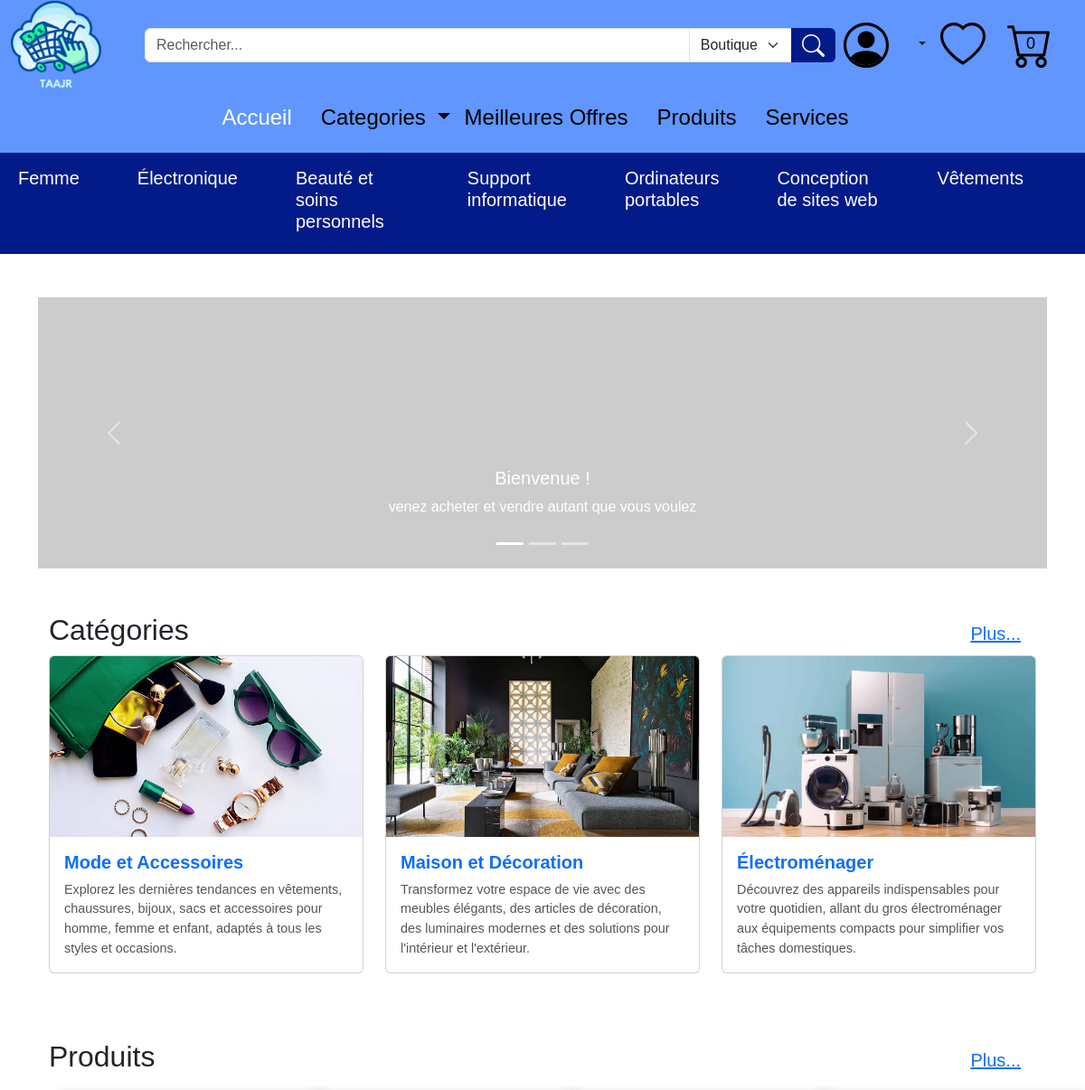
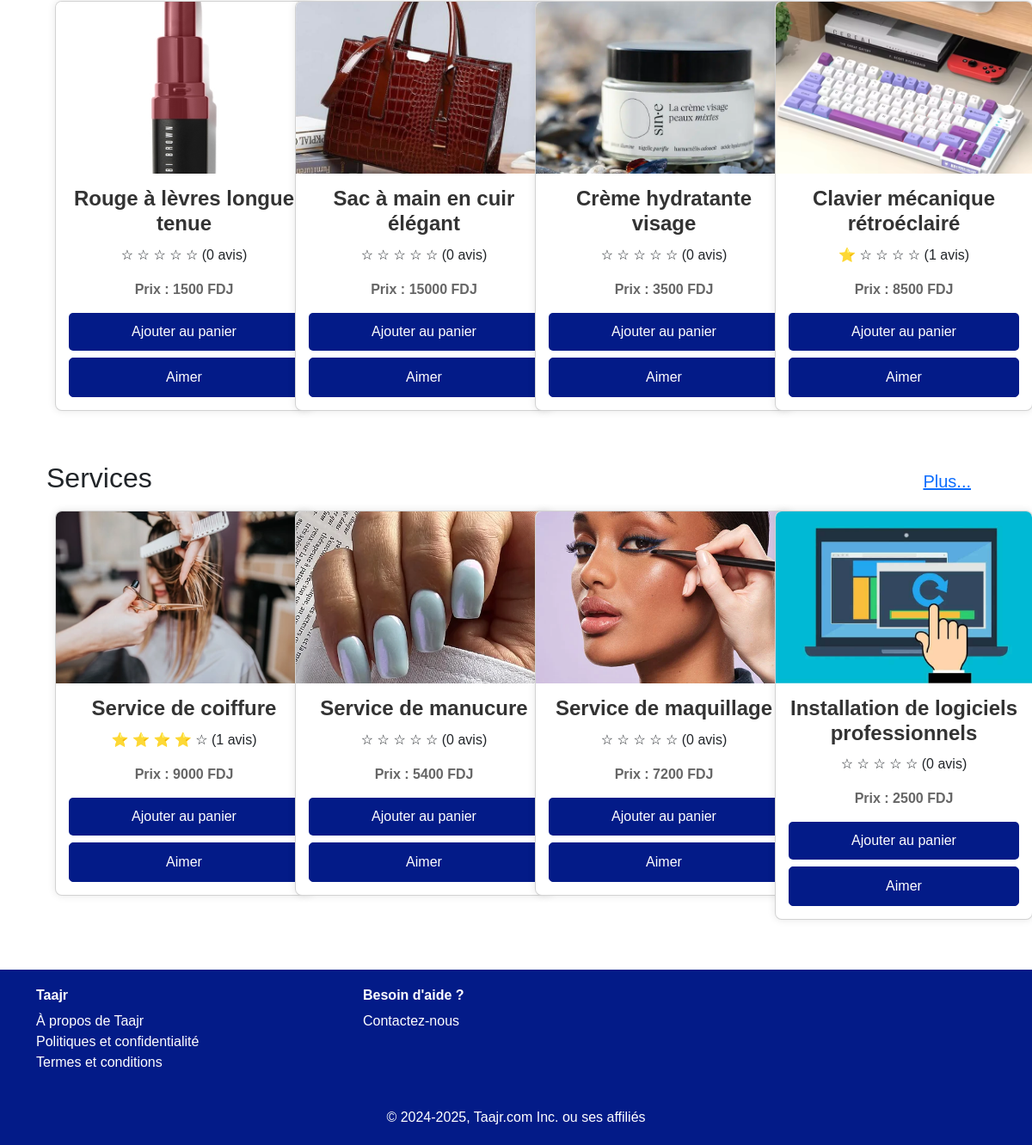
The page / on the database its author committed (2 pictures, top to bottom).
### tables this page shows
CREATE TABLE "categorie" (
    ID_cat INTEGER PRIMARY KEY AUTOINCREMENT,
    nom_cat CHAR(50)
, description CHAR(255), image CHAR(100));

CREATE TABLE "offre" (
    ID_off INTEGER PRIMARY KEY AUTOINCREMENT,
    libelle_off CHAR(50),
    description_off CHAR(50),
    quantite_en_stock INTEGER,
    prix_off INTEGER,
    date_off DATE DEFAULT (date('now', 'localtime')),
    type_off CHAR(50),
    ID_uti INTEGER, image_off CHAR(50),
    FOREIGN KEY (ID_uti) REFERENCES "utilisateur"(ID_uti)
);

### app.py (the view)
@app.route('/')
def index():
    offers_products = db.execute("""
        SELECT offre.*,
               COUNT(avis.ID_avis) AS reviews_count,
               COALESCE(AVG(avis.Etoiles), 0) AS avg_stars
        FROM offre
        LEFT JOIN avis ON offre.ID_off = avis.ID_off
        WHERE type_off = 'Produit'
        GROUP BY offre.ID_off
        LIMIT 4
    """)
    offers_services = db.execute("""
        SELECT offre.*,
               COUNT(avis.ID_avis) AS reviews_count,
               COALESCE(AVG(avis.Etoiles), 0) AS avg_stars
        FROM offre
        LEFT JOIN avis ON offre.ID_off = avis.ID_off
        WHERE type_off = 'Service'
        GROUP BY offre.ID_off
        LIMIT 4
    """)
    categories = db.execute("""
        SELECT ID_cat, nom_cat, description, image
        FROM categorie
        LIMIT 3
    """)
    return render_template("index.html", offers_products=offers_products, offers_services=offers_services, Categories=categories)

### templates/index.html (shortened to what this page needs)
{% extends "layout.html" %}
{% block content %}
  <div id="mainCarousel" class="carousel slide" data-bs-ride="carousel">
    <div class="carousel-indicators">
      <button type="button" data-bs-target="#mainCarousel" data-bs-slide-to="0" class="active" aria-current="true" aria-label="Slide 1"></button>
      <button type="button" data-bs-target="#mainCarousel" data-bs-slide-to="1" aria-label="Slide 2"></button>
      <button type="button" data-bs-target="#mainCarousel" data-bs-slide-to="2" aria-label="Slide 3"></button>
    </div>
    <div class="carousel-inner">
      <div class="carousel-item active">
        <img src="https://via.placeholder.com/1200x300/ffb6c1/333?text=Black+Friday+Week+21+nov+-+2+déc" class="d-block w-100" alt="Black Friday">
        <div class="carousel-caption d-none d-md-block">
          <h5>Bienvenue !</h5>
          <p>venez acheter et vendre autant que vous voulez</p>
        </div>
      </div>
    </div>
    <button class="carousel-control-prev" type="button" data-bs-target="#mainCarousel" data-bs-slide="prev">
      <span class="carousel-control-prev-icon" aria-hidden="true"></span>
    </button>
    <button class="carousel-control-next" type="button" data-bs-target="#mainCarousel" data-bs-slide="next">
      <span class="carousel-control-next-icon" aria-hidden="true"></span>
    </button>
  </div>
  <div class="container my-5">
    <div class="d-flex justify-content-between align-items-center">
      <h2>Catégories</h2>
      <a href="{{ url_for('Categories') }}" class="btn btn-link btn-lg">Plus...</a>
    </div>
    <div class="row">
      {% for category in Categories %}
      <div class="col-md-4">
        <div class="card mb-4">
          <a href="{{ url_for('category_offers', category_id=category.ID_cat) }}">
            <img src="/static/{{ category.image }}" class="card-img-top" alt="{{ category.nom_cat }}">
          </a>
          <div class="card-body">
            <h5 class="card-title">
              <a href="{{ url_for('category_offers', category_id=category.ID_cat) }}">{{ category.nom_cat }}</a>
            </h5>
            <p class="card-text">{{ category.description }}</p>
          </div>
        </div>
      </div>
      {% endfor %}
    </div>
    <div class="d-flex justify-content-between align-items-center mt-5">
        <h2>Produits</h2>
        <a href="{{ url_for('Produits') }}" class="btn btn-link btn-lg">Plus...</a>
      </div>
      <div class="row">
        {% for product in offers_products %}
        <div class="col-md-3">
          <a href="{{ url_for('offre_details', offre_id=product.ID_off) }}">
              <div class="card product-card">
                  <div class="card-img-top">
                      <img src="/static/{{ product.image_off }}" alt="Image de Produit" class="card-img-top">
                  </div>
                  <div class="card-body">
                      <h5 class="card-title">{{ product.libelle_off }}</h5>
                      <p class="rating">
                          {% for i in range(1,6) %}
                              {% if product.avg_stars >= i %}
                                  ⭐
                              {% elif product.avg_stars >= i - 0.5 %}
                                  ☆
                              {% else %}
                                  ☆
                              {% endif %}
                          {% endfor %}
                          ({{ product.reviews_count }} avis)
                      </p>
                      <p class="card-text fw-bold">Prix : {{ product.prix_off }}   FDJ</p>
                      {% if product.ID_off in cart_ids %}
                          <button class="btn btn-secondary" disabled>Dans le panier</button>
                      {% else %}
                          <form method="POST" action="{{ url_for('Ajouter_au_panier') }}">
                              <button type="submit" class="btn btn-primary">Ajouter au panier</button>
                          </form>
                      {% endif %}
                      {% if product.ID_off in favoris_ids %}
                          <form method="POST" action="{{ url_for('unlike_offer') }}">
                              <input type="hidden" name="offer_id" value="{{ product.ID_off }}">
                              <button type="submit" class="btn btn-danger mt-2">Retirer des favoris</button>
                          </form>
                      {% else %}
                          <form method="POST" action="{{ url_for('like_offer') }}">
                              <button type="submit" class="btn btn-outline-primary mt-2">Aimer</button>
                          </form>
                      {% endif %}
                  </div>
              </div>
          </a>
      </div>
        {% endfor %}
      </div>
<div class="d-flex justify-content-between align-items-center mt-5">
  <h2>Services</h2>
  <a href="{{ url_for('Services') }}" class="btn btn-link btn-lg">Plus...</a>
</div>
<div class="row">
  {% for service in offers_services %}
  <div class="col-md-3">
    <a href="{{ url_for('offre_details', offre_id=service.ID_off) }}">
        <div class="card product-card">
            <div class="card-img-top">
                <img src="/static/{{ service.image_off }}" alt="Image de Service" class="card-img-top">
            </div>
            <div class="card-body">
                <h5 class="card-title">{{ service.libelle_off }}</h5>
                <p class="rating">
                    {% for i in range(1, 6) %}
                        {% if service.avg_stars >= i %}
                            ⭐
                        {% elif service.avg_stars >= i - 0.5 %}
                            ☆
                        {% else %}
                            ☆
                        {% endif %}
                    {% endfor %}
                    ({{ service.reviews_count }} avis)
                </p>
                <p class="card-text fw-bold">Prix : {{ service.prix_off }}   FDJ</p>
                {% if service.ID_off in cart_ids %}
                    <button class="btn btn-secondary" disabled>Dans le panier</button>
                {% else %}
                    <form method="POST" action="{{ url_for('Ajouter_au_panier') }}">
                        <button type="submit" class="btn btn-primary">Ajouter au panier</button>
                    </form>
                {% endif %}
                {% if service.ID_off in favoris_ids %}
                    <form method="POST" action="{{ url_for('unlike_offer') }}">
                        <input type="hidden" name="offer_id" value="{{ service.ID_off }}">
                        <button type="submit" class="btn btn-danger mt-2">Retirer des favoris</button>
                    </form>
                {% else %}
                    <form method="POST" action="{{ url_for('like_offer') }}">
                        <button type="submit" class="btn btn-outline-primary mt-2">Aimer</button>
                    </form>
                {% endif %}
            </div>
        </div>
    </a>
  </div>
  {% endfor %}
</div>
  </div>
{% endblock %}

### templates/layout.html (shortened to what this page needs)
<!DOCTYPE html>
<html lang="fr">
<head>
  <link href="/static/bootstrap-5.3.3-dist/css/bootstrap.min.css" rel="stylesheet">
  <link rel="stylesheet" href="/static/style.css">
  <link rel="stylesheet" href="{{ url_for('static', filename='style.css') }}">
</head>
<body>
    <header>
        <div style="background-color: #6096FD;">
            <div class="container-fluid d-flex align-items-center">
              <a href="/"><img src="/static/Images/Taajr(1).png" width="100px" class="me-5"></a>
              <form action="{{ url_for('search') }}" method="GET" class="d-flex justify-content-center my-3" style="width: 65%;">
                <div class="input-group">
                    <input type="text" name="query" class="form-control" placeholder="Rechercher..." required>
                    <select name="category" class="form-select" style="max-width: 15%;">
                        <option value="boutique">Boutiques</option>
                    </select>
                    <button type="submit" class="btn btn-primary"  style="background-color: #031B88; border-color: #031B88;">
                        <img src="/static/Images/search.svg" width="25px" height="25px">
                    </button>
                </div>
              </form>
              <div class="d-flex align-items-center ms-auto">
                  <div class="dropdown">
                      <div class="dropdown-toggle" id="userDropdown" role="button" data-bs-toggle="dropdown" aria-expanded="false">
                          <img src="/static/Images/Maquette Taajr/person-circle.svg" width="50px" class="me-4">
                      </div>
                  </div>
                  <a href="/Favoris" class="ms-3">
                    <img src="/static/Images/Maquette Taajr/heart.svg" width="50px" class="me-4">
                  </a>
                  <a href="{{ url_for('Panier') }}" class="cart-icon">
                      <img src="/static/Images/Maquette Taajr/cart.svg" width="50px" class="me-4">
                      <span class="cart-count">{{ cart_ids|length }}</span>
                  </a>
              </div>
            </div>
        </div>
        <nav class="navbar navbar-expand-lg navbar-dark" style="background-color: #6096FD;">
            <div class="container">
                <div class="collapse navbar-collapse justify-content-center" id="navbarNav">
                    <h4>
                        <ul class="navbar-nav ms-auto">
                            <li class="nav-item me-3">
                                <a class="nav-link {% if request.path == '/' %}text-white{% else %}text-black{% endif %}" href="/">Accueil</a>
                            </li>
                            <li class="nav-item dropdown">
                                <a class="nav-link dropdown-toggle  {% if request.path == '/Categories' %}text-white{% else %}text-black{% endif %}" href="#" id="categoriesDropdown" role="button" data-bs-toggle="dropdown" aria-expanded="false">
                                    Categories
                                </a>
                            </li>
                            <li class="nav-item me-3">
                                <a class="nav-link {% if request.path == '/meilleure_offre' %}text-white{% else %}text-black{% endif %}" href="/meilleure_offre">Meilleures Offres</a>
                            </li>
                            <li class="nav-item me-3">
                                <a class="nav-link {% if request.path == '/Produits' %}text-white{% else %}text-black{% endif %}" href="/Produits">Produits</a>
                            </li>
                            <li class="nav-item me-3">
                                <a class="nav-link {% if request.path == '/Services' %}text-white{% else %}text-black{% endif %}" href="/Services">Services</a>
                            </li>
                        </ul>
                    </h4>
                </div>
            </div>
        </nav>
            <nav class="navbar navbar-expand-lg navbar-light" style="background-color: #031B88;">
                <div class="container-fluid">
                    <div class="collapse navbar-collapse justify-content-center" id="subNavbarNav">
                        <h5>
                            <ul class="navbar-nav mx-auto">
                                {% for category in top_categories %}
                                <li class="nav-item me-5">
                                  <a class="nav-link text-white" href="{{ url_for('category_offers', category_id=category.ID_cat) }}">{{ category.nom_cat }}</a>
                                </li>
                                {% endfor %}
                            </ul>
                        </h5>
                    </div>
                </div>
            </nav>
    </header>
    <main>
        <div class="container my-5">
            {% block content %}
            {% endblock %}
        </div>
    </main>
    <footer class="footer text-white" style="background-color: #031B88;">
        <div class="container">
          <div class="row">
            <div class="col-md-4">
              <h6 class="fw-bold">Taajr</h6>
              <ul class="list-unstyled">
                <li><a href="/a_propos" class="text-white text-decoration-none">À propos de Taajr</a></li>
                <li><a href="/politique" class="text-white text-decoration-none">Politiques et confidentialité</a></li>
                <li><a href="/termes" class="text-white text-decoration-none">Termes et conditions</a></li>
              </ul>
            </div>
            <div class="col-md-4">
              <h6 class="fw-bold">Besoin d'aide ?</h6>
              <ul class="list-unstyled">
                <li><a href="/Contactez-nous" class="text-white text-decoration-none">Contactez-nous</a></li>
              </ul>
            </div>
          </div>
          <div class="text-center mt-4">
            <p class="mb-0">© 2024-2025, Taajr.com Inc. ou ses affiliés</p>
          </div>
        </div>
      </footer>
</body>
</html>

### rows shown on the page
categorie: nom_cat "Femme"
categorie: nom_cat "Électronique"
categorie: nom_cat "Beauté et soins personnels"
categorie: nom_cat "Support informatique"
categorie: nom_cat "Ordinateurs portables"
categorie: nom_cat "Conception de sites web"
categorie: nom_cat "Vêtements"
categorie: image (picture), nom_cat "Mode et Accessoires", description "Explorez les dernières tendances en vêtements, chaussures, bijoux, sacs et accessoires pour homme, femme et enfant, adaptés à tous les styles et occasions."
categorie: image (picture), nom_cat "Maison et Décoration", description "Transformez votre espace de vie avec des meubles élégants, des articles de décoration, des luminaires modernes et des solutions pour l'intérieur et l'extérieur."
categorie: image (picture), nom_cat "Électroménager", description "Découvrez des appareils indispensables pour votre quotidien, allant du gros électroménager aux équipements compacts pour simplifier vos tâches domestiques."
offre: image_off (picture), libelle_off "Rouge à lèvres longue tenue", reviews_count "0", prix_off "1500"
offre: image_off (picture), libelle_off "Sac à main en cuir élégant", reviews_count "0", prix_off "15000"
offre: image_off (picture), libelle_off "Crème hydratante visage", reviews_count "0", prix_off "3500"
offre: image_off (picture), libelle_off "Clavier mécanique rétroéclairé", reviews_count "1", prix_off "8500"
offre: image_off (picture), libelle_off "Service de coiffure", reviews_count "1", prix_off "9000"
offre: image_off (picture), libelle_off "Service de manucure", reviews_count "0", prix_off "5400"
offre: image_off (picture), libelle_off "Service de maquillage", reviews_count "0", prix_off "7200"
offre: image_off (picture), libelle_off "Installation de logiciels professionnels", reviews_count "0", prix_off "2500"

### other values the page prints
{{ cart_ids|length }} "0"
